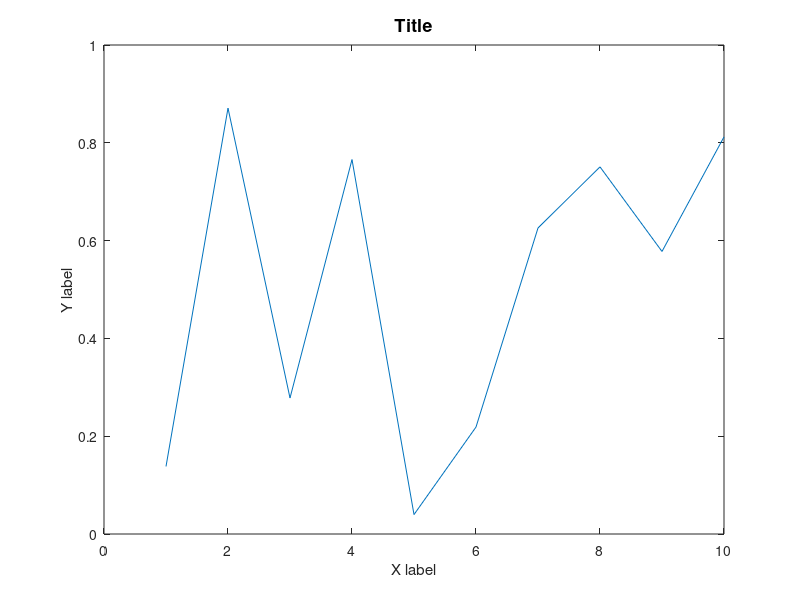

This chart was generated by the following MATLAB code: (Note: this script raises an error after producing the figure.)
clear, clc, close all;

% Add path
addpath(genpath('fig2svg-master\'));
addpath(genpath('export_fig-master\'));

% Create figure
figure;
plot(1:10, rand(1, 10));
xlabel('X label');
ylabel('Y label');
title_text = 'Title';
title(title_text, 'FontSize', 13);

% Scale
pos=get(gcf,'Position');
scale=0.7;
set(gcf,'Position',[pos(1),pos(2),pos(3)*scale,pos(4)*scale]);

% Export figures
folder_name = 'figures';
figure_name = 'figure_1';  
resolution = 300; 
export_graphics(folder_name, figure_name, resolution);